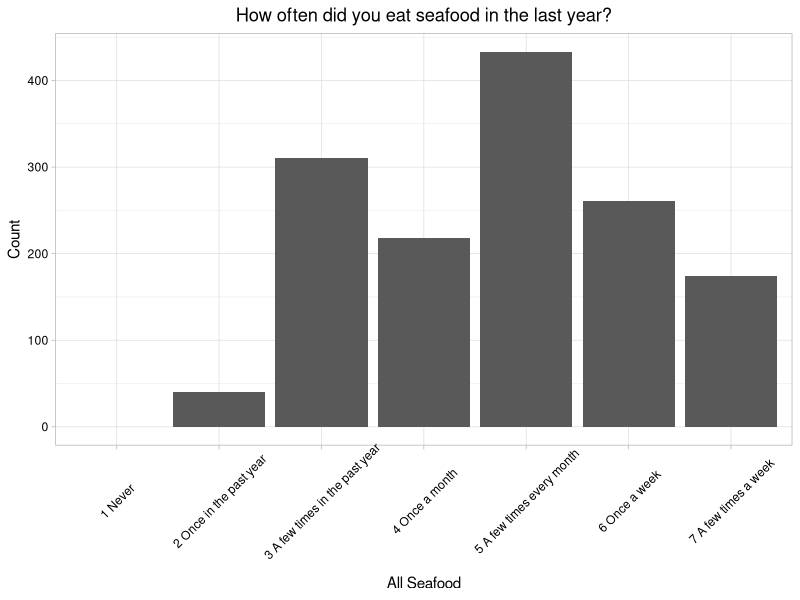

The R script that drew this image: (Note: this script raises an error after producing the figure.)
## ---- chunk 1
# Set global options for R chunks
knitr::opts_chunk$set(echo = FALSE, warning = FALSE, message = FALSE)

# Set your working directory

# Load your packages
library(tidyverse)
library(ggplot2)
library(reshape2)
library(cowplot)

# Set your ggplot theme
mytheme <- theme_light() +
  theme(axis.text = element_text(color = "black"), 
        legend.position = "top",
        plot.title = element_text(hjust=0.4))
theme_set(mytheme)

# Load your datasets
survey.dat <- read.csv("./Data/Raw/AquacultureSurveyData.csv")

## ---- chunk 2
freq.gen <- as.data.frame(table(survey.dat$Frequency_General))
freq.gen <- freq.gen %>% 
  rename(Response = Var1) %>% 
  mutate(Response = as.numeric(Response) + 1)
freq.gen[7,] <- c(1,0)

freq.response.meaning <- c("2 Once in the past year", 
                           "3 A few times in the past year",
                           "4 Once a month",
                           "5 A few times every month",
                           "6 Once a week",
                           "7 A few times a week",
                           "1 Never")
freq.gen$Response <- freq.response.meaning

ggplot(data = freq.gen, aes(x = Response, y = Freq)) +
  geom_bar(stat = "identity") +
  labs(x = "All Seafood", y = "Count", title = "How often did you eat seafood in the last year?") +
  theme(axis.text.x = element_text(angle = 45, vjust = 0.6), 
        plot.title = element_text(hjust=0.5))

## ---- chunk 3
# Selecting the relevant columns from the raw data frame
freq.sp <- select(survey.dat, Frequency_Tuna:Frequency_Oysters)

write.csv(freq.sp, row.names = FALSE, 
          file = "./Data/Processed/seafood.frequency.species.csv")

# Wrangling data for violin plot using pivot_longer
freq.sp.pivot <- freq.sp %>% 
  rename(Tuna = Frequency_Tuna,
         Shrimp = Frequency_Shrimp,
         Salmon = Frequency_Salmon,
         Flounder = Frequency_Flounder,
         BlueCrab = Frequency_BlueCrab,
         Clams = Frequency_Clams,
         Mullet = Frequency_Mullet,
         Oysters = Frequency_Oysters) %>% 
  pivot_longer(Tuna:Oysters, names_to = "Species", values_to = "Response") %>% 
  # Eliminating 0s
  mutate(Response = Response + 1)

freq.sp.mean <- freq.sp %>% 
  mutate(Frequency_Tuna = Frequency_Tuna + 1,
         Frequency_Shrimp = Frequency_Shrimp + 1,
         Frequency_Salmon = Frequency_Salmon + 1,
         Frequency_Flounder = Frequency_Flounder + 1,
         Frequency_BlueCrab = Frequency_BlueCrab + 1,
         Frequency_Clams = Frequency_Clams + 1,
         Frequency_Mullet = Frequency_Mullet + 1,
         Frequency_Oysters = Frequency_Oysters + 1) %>% 
  summarize(Tuna = round(mean(Frequency_Tuna), 2),
            Shrimp = round(mean(Frequency_Shrimp),2),
            Salmon = round(mean(Frequency_Salmon),2),
            Flounder = round(mean(Frequency_Flounder),2),
            BlueCrab = round(mean(Frequency_BlueCrab),2),
            Clams = round(mean(Frequency_Clams),2),
            Mullet = round(mean(Frequency_Mullet),2),
            Oysters = round(mean(Frequency_Oysters),2)) %>% 
  pivot_longer(Tuna:Oysters, names_to = "Species", values_to = "Mean")

freq.pivot.violin <- ggplot() +
  geom_violin(data = freq.sp.pivot, aes(x = Species, y = Response)) +
  geom_point(data = freq.sp.mean, aes(x = Species, y = Mean), size = 3) +
  geom_text(data = freq.sp.mean, aes(x = Species, y = Mean, label = Mean), 
            hjust = -0.5, vjust = -1) +
  labs(title = "How often do you eat certain types of seafood?") + 
  scale_y_continuous(limits = c(1,7), breaks = c(1:7)) +
  theme(plot.title = element_text(hjust=0.5))
freq.pivot.violin

## ---- chunk 4
# Frequency of each response per seafood type
freq.sp.Tuna <- as.data.frame(table(freq.sp$Frequency_Tuna))
freq.sp.Shrimp <- as.data.frame(table(freq.sp$Frequency_Shrimp))
freq.sp.Salmon <- as.data.frame(table(freq.sp$Frequency_Salmon))
freq.sp.Flounder <- as.data.frame(table(freq.sp$Frequency_Flounder))
freq.sp.BlueCrab <- as.data.frame(table(freq.sp$Frequency_BlueCrab))
freq.sp.Clams <- as.data.frame(table(freq.sp$Frequency_Clams))
freq.sp.Mullet <- as.data.frame(table(freq.sp$Frequency_Mullet))
freq.sp.Oysters <- as.data.frame(table(freq.sp$Frequency_Oysters))

# Renaming Response column
freq.response.meaning <- c("1 Never", 
                           "2 Once in the past year", 
                           "3 A few times in the past year",
                           "4 Once a month",
                           "5 A few times every month",
                           "6 Once a week",
                           "7 A few times a week")

freq.sp.Tuna$Var1 <- freq.response.meaning
freq.sp.Shrimp$Var1 <- freq.response.meaning
freq.sp.Salmon$Var1 <- freq.response.meaning
freq.sp.Flounder$Var1 <- freq.response.meaning
freq.sp.BlueCrab$Var1 <- freq.response.meaning
freq.sp.Clams$Var1 <- freq.response.meaning
freq.sp.Mullet$Var1 <- freq.response.meaning
freq.sp.Oysters$Var1 <- freq.response.meaning

# Creating bar plots for each seafood type with consistent axes
freq.Tuna.bar <- ggplot(freq.sp.Tuna, aes(y = Var1, x = Freq)) +
  geom_bar(stat = "identity") +
  labs(y = "Response", x = "Count", title = "Tuna") + 
  scale_x_continuous(limits = c(0, 1200), breaks = c(0, 300, 600, 900, 1200))

freq.Shrimp.bar <- ggplot(freq.sp.Shrimp, aes(y = Var1, x = Freq)) +
  geom_bar(stat = "identity") +
  labs(y = "Response", x = "Count", title = "Shrimp") + 
  scale_x_continuous(limits = c(0, 1200), breaks = c(0, 300, 600, 900, 1200))

freq.Salmon.bar <- ggplot(freq.sp.Salmon, aes(y = Var1, x = Freq)) +
  geom_bar(stat = "identity") +
  labs(y = "Response", x = "Count", title = "Salmon") + 
  scale_x_continuous(limits = c(0, 1200), breaks = c(0, 300, 600, 900, 1200))

freq.Flounder.bar <- ggplot(freq.sp.Flounder, aes(y = Var1, x = Freq)) +
  geom_bar(stat = "identity") +
  labs(y = "Response", x = "Count", title = "Flounder") + 
  scale_x_continuous(limits = c(0, 1200), breaks = c(0, 300, 600, 900, 1200))

freq.BlueCrab.bar <- ggplot(freq.sp.BlueCrab, aes(y = Var1, x = Freq)) +
  geom_bar(stat = "identity") +
  labs(y = "Response", x = "Count", title = "Blue Crab") + 
  scale_x_continuous(limits = c(0, 1200), breaks = c(0, 300, 600, 900, 1200))

freq.Clams.bar <- ggplot(freq.sp.Clams, aes(y = Var1, x = Freq)) +
  geom_bar(stat = "identity") +
  labs(y = "Response", x = "Count", title = "Clams") + 
  scale_x_continuous(limits = c(0, 1200), breaks = c(0, 300, 600, 900, 1200))

freq.Mullet.bar <- ggplot(freq.sp.Mullet, aes(y = Var1, x = Freq)) +
  geom_bar(stat = "identity") +
  labs(y = "Response", x = "Count", title = "Mullet") + 
  scale_x_continuous(limits = c(0, 1200), breaks = c(0, 300, 600, 900, 1200))

freq.Oysters.bar <- ggplot(freq.sp.Oysters, aes(y = Var1, x = Freq)) +
  geom_bar(stat = "identity") +
  labs(y = "Response", x = "Count", title = "Oysters") + 
  scale_x_continuous(limits = c(0, 1200), breaks = c(0, 300, 600, 900, 1200))

# 4x2 plot presentation
plot_grid(freq.Tuna.bar, freq.Shrimp.bar, freq.Salmon.bar, freq.Flounder.bar, freq.BlueCrab.bar, freq.Clams.bar, freq.Mullet.bar, freq.Oysters.bar, ncol = 2)

## ---- chunk 5
# Selecting the relevant columns from the raw data frame
pref.sp <- select(survey.dat, Preference_Tuna:Preference_Oysters)

write.csv(pref.sp, row.names = FALSE, 
          file = "./Data/Processed/seafood.preferences.species.csv")

# Frequency of each response per seafood type
pref.sp.Tuna <- as.data.frame(table(pref.sp$Preference_Tuna))
pref.sp.Shrimp <- as.data.frame(table(pref.sp$Preference_Shrimp))
pref.sp.Salmon <- as.data.frame(table(pref.sp$Preference_Salmon))
pref.sp.Flounder <- as.data.frame(table(pref.sp$Preference_Flounder))
pref.sp.BlueCrab <- as.data.frame(table(pref.sp$Preference_BlueCrab))
pref.sp.Clams <- as.data.frame(table(pref.sp$Preference_Clams))
pref.sp.Mullet <- as.data.frame(table(pref.sp$Preference_Mullet))
pref.sp.Oysters <- as.data.frame(table(pref.sp$Preference_Oysters))

# Renaming Response column and removing option 6 "I don't know"
pref.response.meaning <- c("5 Strongly prefer wild caught", 
                           "4 Slightly prefer wild caught", 
                           "3 No preference",
                           "2 Slightly prefer farmed",
                           "1 Strongly prefer farmed")

pref.sp.Tuna <- pref.sp.Tuna[-c(6),]
pref.sp.Tuna$Var1 <- pref.response.meaning
pref.sp.Shrimp <- pref.sp.Shrimp[-c(6),]
pref.sp.Shrimp$Var1 <- pref.response.meaning
pref.sp.Salmon <- pref.sp.Salmon[-c(6),]
pref.sp.Salmon$Var1 <- pref.response.meaning
pref.sp.Flounder <- pref.sp.Flounder[-c(6),]
pref.sp.Flounder$Var1 <- pref.response.meaning
pref.sp.BlueCrab <- pref.sp.BlueCrab[-c(6),]
pref.sp.BlueCrab$Var1 <- pref.response.meaning
pref.sp.Clams <- pref.sp.Clams[-c(6),]
pref.sp.Clams$Var1 <- pref.response.meaning
pref.sp.Mullet <- pref.sp.Mullet[-c(6),]
pref.sp.Mullet$Var1 <- pref.response.meaning
pref.sp.Oysters <- pref.sp.Oysters[-c(6),]
pref.sp.Oysters$Var1 <- pref.response.meaning

# Creating bar plots for each seafood type with consistent axes
pref.Tuna.bar <- ggplot(pref.sp.Tuna, aes(y = Var1, x = Freq)) +
  geom_bar(stat = "identity") +
  labs(y = "Response", x = "Count", title = "Tuna") + 
  scale_x_continuous(limits = c(0, 700), breaks = c(0, 200, 400, 600))

pref.Shrimp.bar <- ggplot(pref.sp.Shrimp, aes(y = Var1, x = Freq)) +
  geom_bar(stat = "identity") +
  labs(y = "Response", x = "Count", title = "Shrimp") + 
  scale_x_continuous(limits = c(0, 700), breaks = c(0, 200, 400, 600))

pref.Salmon.bar <- ggplot(pref.sp.Salmon, aes(y = Var1, x = Freq)) +
  geom_bar(stat = "identity") +
  labs(y = "Response", x = "Count", title = "Salmon") + 
  scale_x_continuous(limits = c(0, 700), breaks = c(0, 200, 400, 600))

pref.Flounder.bar <- ggplot(pref.sp.Flounder, aes(y = Var1, x = Freq)) +
  geom_bar(stat = "identity") +
  labs(y = "Response", x = "Count", title = "Flounder") + 
  scale_x_continuous(limits = c(0, 700), breaks = c(0, 200, 400, 600))

pref.BlueCrab.bar <- ggplot(pref.sp.BlueCrab, aes(y = Var1, x = Freq)) +
  geom_bar(stat = "identity") +
  labs(y = "Response", x = "Count", title = "Blue Crab") + 
  scale_x_continuous(limits = c(0, 700), breaks = c(0, 200, 400, 600))

pref.Clams.bar <- ggplot(pref.sp.Clams, aes(y = Var1, x = Freq)) +
  geom_bar(stat = "identity") +
  labs(y = "Response", x = "Count", title = "Clams") + 
  scale_x_continuous(limits = c(0, 700), breaks = c(0, 200, 400, 600))

pref.Mullet.bar <- ggplot(pref.sp.Mullet, aes(y = Var1, x = Freq)) +
  geom_bar(stat = "identity") +
  labs(y = "Response", x = "Count", title = "Mullet") + 
  scale_x_continuous(limits = c(0, 700), breaks = c(0, 200, 400, 600))

pref.Oysters.bar <- ggplot(pref.sp.Oysters, aes(y = Var1, x = Freq)) +
  geom_bar(stat = "identity") +
  labs(y = "Response", x = "Count", title = "Oysters") + 
  scale_x_continuous(limits = c(0, 700), breaks = c(0, 200, 400, 600))

# 4x2 plot presentation
plot_grid(pref.Tuna.bar, pref.Shrimp.bar, pref.Salmon.bar, pref.Flounder.bar, pref.BlueCrab.bar, pref.Clams.bar, pref.Mullet.bar, pref.Oysters.bar, ncol = 2)
## ---- chunk 6
# Selecting the relevant columns from the raw data frame
qual.sp <- select(survey.dat, Qualities_Healthy:Qualities_Fresh)

write.csv(qual.sp, row.names = FALSE, 
          file = "./Data/Processed/seafood.qualities.csv")

# Frequency of each response per quality
qual.sp.Healthy <- as.data.frame(table(qual.sp$Qualities_Healthy))
qual.sp.Local <- as.data.frame(table(qual.sp$Qualities_Local))
qual.sp.Safe <- as.data.frame(table(qual.sp$Qualities_Safe))
qual.sp.Local_Economies <- as.data.frame(table(qual.sp$Qualities_Local_Economies))
qual.sp.Tasty <- as.data.frame(table(qual.sp$Qualities_Tasty))
qual.sp.Affordable <- as.data.frame(table(qual.sp$Qualities_Affordable))
qual.sp.Local_Culture <- as.data.frame(table(qual.sp$Qualities_Local_Culture))
qual.sp.Sustainable <- as.data.frame(table(qual.sp$Qualities_Sustainable))
qual.sp.Easy_Access <- as.data.frame(table(qual.sp$Qualities_Easy_Access))
qual.sp.Local_Environments <- as.data.frame(table(qual.sp$Qualities_Local_Environments))
qual.sp.Fresh <- as.data.frame(table(qual.sp$Qualities_Fresh))

# Renaming Response column and removing option 5 "I don't know"
qual.response.meaning <- c("4 More associated with wild caught", 
                           "3 Equally associated", 
                           "2 More associated with farmed",
                           "1 Associated w/ neither")

qual.sp.Healthy <- qual.sp.Healthy[-c(5),]
qual.sp.Healthy$Var1 <- qual.response.meaning
qual.sp.Local <- qual.sp.Local[-c(5),]
qual.sp.Local$Var1 <- qual.response.meaning
qual.sp.Safe <- qual.sp.Safe[-c(5),]
qual.sp.Safe$Var1 <- qual.response.meaning
qual.sp.Local_Economies <- qual.sp.Local_Economies[-c(5),]
qual.sp.Local_Economies$Var1 <- qual.response.meaning
qual.sp.Tasty <- qual.sp.Tasty[-c(5),]
qual.sp.Tasty$Var1 <- qual.response.meaning
qual.sp.Affordable <- qual.sp.Affordable[-c(5),]
qual.sp.Affordable$Var1 <- qual.response.meaning
qual.sp.Local_Culture <- qual.sp.Local_Culture[-c(5),]
qual.sp.Local_Culture$Var1 <- qual.response.meaning
qual.sp.Sustainable <- qual.sp.Sustainable[-c(5),]
qual.sp.Sustainable$Var1 <- qual.response.meaning
qual.sp.Easy_Access <- qual.sp.Easy_Access[-c(5),]
qual.sp.Easy_Access$Var1 <- qual.response.meaning
qual.sp.Local_Environments <- qual.sp.Local_Environments[-c(5),]
qual.sp.Local_Environments$Var1 <- qual.response.meaning
qual.sp.Fresh <- qual.sp.Fresh[-c(5),]
qual.sp.Fresh$Var1 <- qual.response.meaning

# Creating bar plots for each quality with consistent axes
qual.Healthy.bar <- ggplot(qual.sp.Healthy, aes(y = Var1, x = Freq)) +
  geom_bar(stat = "identity") +
  labs(y = "Response", x = "Count", title = "Healthy") + 
  scale_x_continuous(limits = c(0, 800), breaks = c(0, 400, 800))

qual.Local.bar <- ggplot(qual.sp.Local, aes(y = Var1, x = Freq)) +
  geom_bar(stat = "identity") +
  labs(y = "Response", x = "Count", title = "Local") + 
  scale_x_continuous(limits = c(0, 800), breaks = c(0, 400, 800))

qual.Safe.bar <- ggplot(qual.sp.Safe, aes(y = Var1, x = Freq)) +
  geom_bar(stat = "identity") +
  labs(y = "Response", x = "Count", title = "Safe") + 
  scale_x_continuous(limits = c(0, 800), breaks = c(0, 400, 800))

qual.Local_Economies.bar <- ggplot(qual.sp.Local_Economies, aes(y = Var1, x = Freq)) +
  geom_bar(stat = "identity") +
  labs(y = "Response", x = "Count", title = "Local Economies") + 
  scale_x_continuous(limits = c(0, 800), breaks = c(0, 400, 800))

qual.Tasty.bar <- ggplot(qual.sp.Tasty, aes(y = Var1, x = Freq)) +
  geom_bar(stat = "identity") +
  labs(y = "Response", x = "Count", title = "Tasty") + 
  scale_x_continuous(limits = c(0, 800), breaks = c(0, 400, 800))

qual.Affordable.bar <- ggplot(qual.sp.Affordable, aes(y = Var1, x = Freq)) +
  geom_bar(stat = "identity") +
  labs(y = "Response", x = "Count", title = "Affordable") + 
  scale_x_continuous(limits = c(0, 800), breaks = c(0, 400, 800))

qual.Local_Culture.bar <- ggplot(qual.sp.Local_Culture, aes(y = Var1, x = Freq)) +
  geom_bar(stat = "identity") +
  labs(y = "Response", x = "Count", title = "Local Culture") + 
  scale_x_continuous(limits = c(0, 800), breaks = c(0, 400, 800))

qual.Sustainable.bar <- ggplot(qual.sp.Sustainable, aes(y = Var1, x = Freq)) +
  geom_bar(stat = "identity") +
  labs(y = "Response", x = "Count", title = "Sustainable") + 
  scale_x_continuous(limits = c(0, 800), breaks = c(0, 400, 800))

qual.Easy_Access.bar <- ggplot(qual.sp.Easy_Access, aes(y = Var1, x = Freq)) +
  geom_bar(stat = "identity") +
  labs(y = "Response", x = "Count", title = "Easy Access") + 
  scale_x_continuous(limits = c(0, 800), breaks = c(0, 400, 800))

qual.Local_Environments.bar <- ggplot(qual.sp.Local_Environments, aes(y = Var1, x = Freq)) +
  geom_bar(stat = "identity") +
  labs(y = "Response", x = "Count", title = "Local Environments") + 
  scale_x_continuous(limits = c(0, 800), breaks = c(0, 400, 800))

qual.Fresh.bar <- ggplot(qual.sp.Fresh, aes(y = Var1, x = Freq)) +
  geom_bar(stat = "identity") +
  labs(y = "Response", x = "Count", title = "Fresh") + 
  scale_x_continuous(limits = c(0, 800), breaks = c(0, 400, 800))

# 6x2 plot presentation
plot_grid(qual.Tasty.bar, qual.Fresh.bar, qual.Healthy.bar, qual.Safe.bar, qual.Sustainable.bar, qual.Affordable.bar, qual.Easy_Access.bar, qual.Local.bar, qual.Local_Culture.bar, qual.Local_Economies.bar, qual.Local_Environments.bar, ncol = 2)
## ---- chunk 7
importance <- survey.dat %>% 
  select(Importance_Health:Importance_Fresh, Age_corrected, Education, Political_Party) %>% 
   rename(Health = Importance_Health,
         Local = Importance_Local,
         Safe = Importance_Safe,
         Economies = Importance_Local_Economies,
         Tasty = Importance_Tasty,
         Affordable = Importance_Affordable,
         Culture = Importance_Local_Culture,
         Sustainable = Importance_Sustainable,
         Accessibility = Importance_Easy_Access,
         Environment = Importance_Local_Environments,
         Fresh = Importance_Fresh,
         Age = Age_corrected)

write.csv(importance, row.names = FALSE, 
          file = "./Data/Processed/seafood.importance.csv")

columnnames <- c("Age", "Education", "Political_Party")
importance[columnnames] <- lapply(importance[columnnames], factor)

import.summary <- importance %>% 
  summarize(Health = mean(Health),
            Local = mean(Local),
            Safe = mean(Safe),
            Economies = mean(Economies),
            Tasty = mean(Tasty),
            Affordable = mean(Affordable),
            Culture = mean(Culture),
            Sustainable = mean(Sustainable),
            Accessible = mean(Accessibility),
            Environment = mean(Environment),
            Fresh = mean(Fresh)) %>% 
  pivot_longer(Health:Fresh, names_to = "Value", values_to = "Mean")

ggplot(import.summary, aes(x = Value, y = Mean)) +
  geom_point(size = 3) +
  scale_y_continuous(limits = c(1,5)) +
  theme(axis.text.x = element_text(angle = 45, vjust = 0.65), 
        plot.title = element_text(hjust=0.5)) +
  labs(title = "Relative Importance of Values Associated with Seafood", 
       y = "Relative Importance (mean)", 
       x = "Values")
## ---- chunk 8
# Creating separate dataframes per variable to eliminate unwanted rows
demo.age <- importance %>% 
  filter(Age != 8)

demo.ed <- importance %>% 
  filter(Education != 8)

demo.party <- importance %>% 
  filter(Political_Party == 1 | Political_Party == 2)
## ---- chunk 9
fresh.lm.age <- lm(data = demo.age, Fresh ~ Age)
#summary(fresh.lm.age) 

fresh.lm.education <- lm(data = demo.ed, Fresh ~ Education)
#summary(fresh.lm.education)

fresh.lm.political <- lm(data = demo.party, Fresh ~ Political_Party)
#summary(fresh.lm.political)
## ---- chunk 10
local.lm.age <- lm(data = demo.age, Local ~ Age)
#summary(local.lm.age) 

local.lm.education <- lm(data = demo.ed, Local ~ Education)
#summary(local.lm.education) 

local.lm.political <- lm(data = demo.party, Local ~ Political_Party)
#summary(local.lm.political) 
## ---- chunk 11
tasty.lm.age <- lm(data = demo.age, Tasty ~ Age)
#summary(tasty.lm.age) 

tasty.lm.education <- lm(data = demo.ed, Tasty ~ Education)
#summary(tasty.lm.education) 

tasty.lm.political <- lm(data = demo.party, Tasty ~ Political_Party)
#summary(tasty.lm.political) 
## ---- chunk 12
health.lm.age <- lm(data = demo.age, Health ~ Age)
#summary(health.lm.age) 

health.lm.education <- lm(data = demo.ed, Health ~ Education)
#summary(health.lm.education) 

health.lm.political <- lm(data = demo.party, Health ~ Political_Party)
#summary(health.lm.political) 
